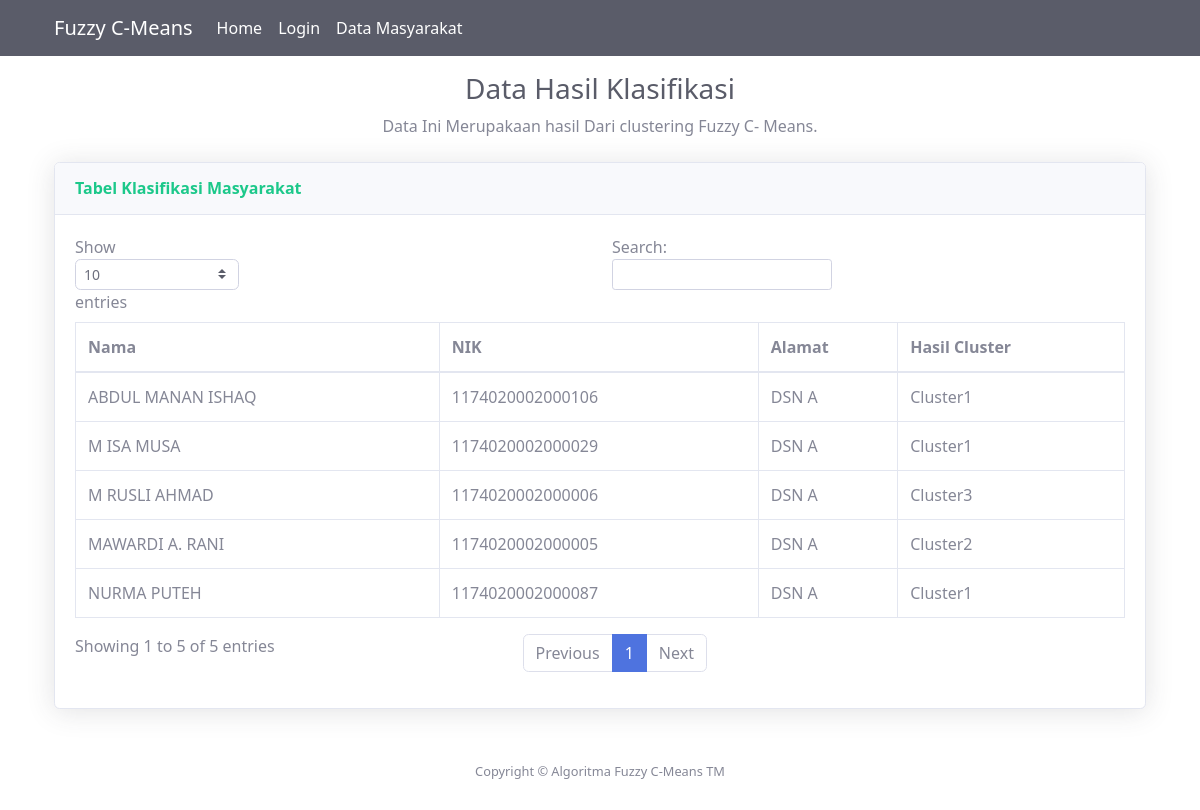
The app's page /hasilklasifikasiuser.php with its own data.
### tables this page shows
CREATE TABLE `data_hasil_cluster` (
  `id` int(11) NOT NULL,
  `id_keluarga` varchar(28) NOT NULL,
  `cluster` varchar(11) NOT NULL
);

CREATE TABLE `data_keluarga` (
  `id_keluarga` varchar(20) NOT NULL,
  `nama_keluarga` varchar(20) NOT NULL,
  `alamat` text NOT NULL,
  `kota` varchar(128) NOT NULL,
  `provinsi` varchar(128) NOT NULL
);

### koneksi.php (called while the page is built, shortened)
<?php
$conn = mysqli_connect('localhost', 'root', '', 'k_means');
function query($query)
{
    global $conn;
    $result = mysqli_query($conn, $query);
    $rows = [];
    while ($row = mysqli_fetch_assoc($result)) {
        $rows[] = $row;
    }
    return $rows;
}

### hasilklasifikasiuser.php (the view, shortened to what this page needs)
<?php
include "header.php";
include "koneksi.php";
$query = query("SELECT data_keluarga.*, data_hasil_cluster.cluster FROM data_keluarga, data_hasil_cluster WHERE data_keluarga.id_keluarga = data_hasil_cluster.id_keluarga ");
?>
<div class="container">
    <h1 class=" mt-3 h3 mb-2 text-gray-800 text-center">Data Hasil Klasifikasi</h1>
    <p class="mb-4  text-center">Data Ini Merupakaan hasil Dari clustering Fuzzy C- Means.</p>
    <div class="card shadow mb-4">
        <div class="card-header py-3">
            <h6 class="m-0 font-weight-bold text-success">Tabel Klasifikasi Masyarakat</h6>
        </div>
        <div class="card-body">
            <div class="table-responsive">
                <table class="table table-bordered" id="dataTable" width="100%" cellspacing="0">
                    <thead>
                        <tr>
                            <th>Nama</th>
                            <th>NIK</th>
                            <th>Alamat</th>
                            <th>Hasil Cluster</th>
                        </tr>
                    </thead>
                    <tbody>
                        <?php
                        foreach ($query as $d) :
                        ?>
                            <tr>
                                <td><?= $d['nama_keluarga']; ?></td>
                                <td><?= $d['id_keluarga']; ?></td>
                                <td><?= $d['alamat']; ?></td>
                                <td><?= $d['cluster']; ?></td>
                            </tr>
                        <?php endforeach; ?>
                    </tbody>
                </table>
            </div>
        </div>
    </div>
    <footer class="sticky-footer bg-white">
        <div class="container my-auto">
            <div class="copyright text-center my-auto">
                <span>Copyright &copy; Algoritma Fuzzy C-Means TM</span>
            </div>
        </div>
    </footer>
</div>
<?php
include "footer.php";
?>

### header.php (shortened to what this page needs)
<!DOCTYPE html>
<html lang="en">
<head>
    <link href="vendor/fontawesome-free/css/all.min.css" rel="stylesheet" type="text/css">
    <link rel="stylesheet" href="https://maxcdn.bootstrapcdn.com/bootstrap/4.5.2/css/bootstrap.min.css">
    <link href="css/sb-admin-2.min.css" rel="stylesheet">
    <link href="css/custom.css" rel="stylesheet">
</head>
<body class="">
    <nav class="navbar navbar-expand-lg navbar-dark bg-dark">
        <div class="container">
            <a class="navbar-brand" href="#">Fuzzy C-Means</a>
            <div class="collapse navbar-collapse" id="navbarNavDropdown">
                <ul class="navbar-nav">
                    <li class="nav-item active">
                        <a class="nav-link" href="homeuser.php">Home <span class="sr-only">(current)</span></a>
                    </li>
                    <li class="nav-item-item active">
                        <a class="nav-link" href="login.php">Login</a>
                    </li>
                    <li class="nav-item-item active">
                        <a class="nav-link" href="hasilklasifikasiuser.php">Data Masyarakat</a>
                    </li>
                </ul>
            </div>
    </nav>

### footer.php (shortened to what this page needs)
</body>
</html>

### css/custom.css (style rules this page uses)
body { font-family: 'Segoe UI', Tahoma, Geneva, Verdana, sans-serif; }

### records on screen
data_hasil_cluster: id_keluarga.nama_keluarga "MAWARDI A. RANI", id_keluarga.id_keluarga "1174020002000005", id_keluarga.alamat "DSN A", cluster "Cluster2"
data_hasil_cluster: id_keluarga.nama_keluarga "M RUSLI AHMAD", id_keluarga.id_keluarga "1174020002000006", id_keluarga.alamat "DSN A", cluster "Cluster3"
data_hasil_cluster: id_keluarga.nama_keluarga "M ISA MUSA", id_keluarga.id_keluarga "1174020002000029", id_keluarga.alamat "DSN A", cluster "Cluster1"
data_hasil_cluster: id_keluarga.nama_keluarga "NURMA PUTEH", id_keluarga.id_keluarga "1174020002000087", id_keluarga.alamat "DSN A", cluster "Cluster1"
data_hasil_cluster: id_keluarga.nama_keluarga "ABDUL MANAN ISHAQ", id_keluarga.id_keluarga "1174020002000106", id_keluarga.alamat "DSN A", cluster "Cluster1"
